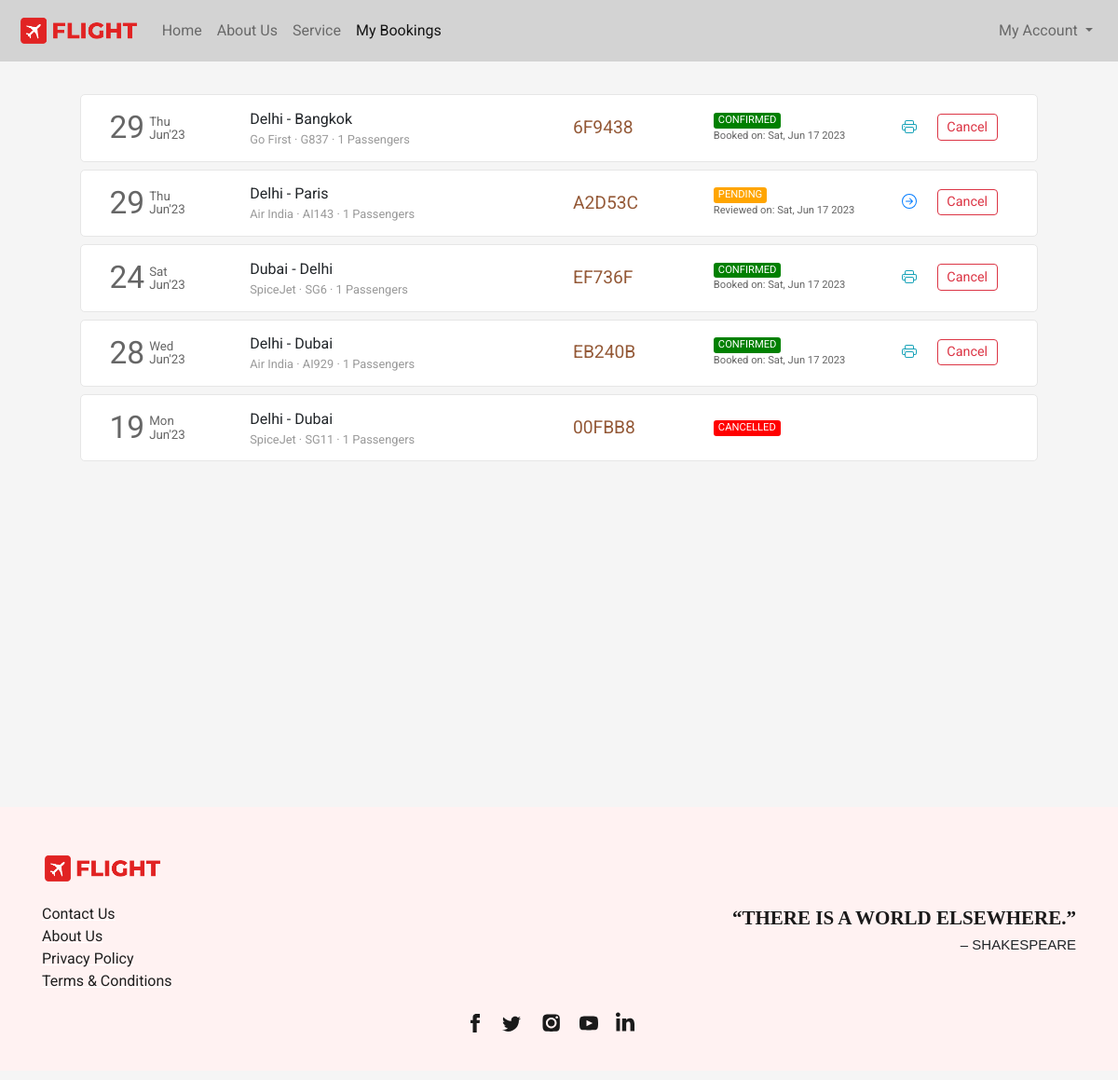
The app's page /flight/bookings (signed in) with its own data.
### flight/models.py (models this page shows, shortened)
class Ticket(models.Model):
    user = models.ForeignKey(User,on_delete=models.CASCADE,related_name="bookings", blank=True, null=True)
    ref_no = models.CharField(max_length=6, unique=True)
    passengers = models.ManyToManyField(Passenger, related_name="flight_tickets")
    flight = models.ForeignKey(Flight, on_delete=models.CASCADE, related_name="tickets", blank=True, null=True)
    flight_ddate = models.DateField(blank=True, null=True)
    flight_adate = models.DateField(blank=True, null=True)
    flight_fare = models.FloatField(blank=True,null=True)
    other_charges = models.FloatField(blank=True,null=True)
    coupon_used = models.CharField(max_length=15,blank=True)
    coupon_discount = models.FloatField(default=0.0)
    total_fare = models.FloatField(blank=True, null=True)
    seat_class = models.CharField(max_length=20, choices=SEAT_CLASS)
    booking_date = models.DateTimeField(default=datetime.now)
    mobile = models.CharField(max_length=20,blank=True)
    email = models.EmailField(max_length=45, blank=True)
    status = models.CharField(max_length=45, choices=TICKET_STATUS)

class Flight(models.Model):
    origin = models.ForeignKey(Place, on_delete=models.CASCADE, related_name="departures")
    destination = models.ForeignKey(Place, on_delete=models.CASCADE, related_name="arrivals")
    depart_time = models.TimeField(auto_now=False, auto_now_add=False)
    depart_day = models.ManyToManyField(Week, related_name="flights_of_the_day")
    duration = models.DurationField(null=True)
    arrival_time = models.TimeField(auto_now=False, auto_now_add=False)
    plane = models.CharField(max_length=24)
    airline = models.CharField(max_length=64)
    economy_fare = models.FloatField(null=True)
    business_fare = models.FloatField(null=True)
    first_fare = models.FloatField(null=True)

class Place(models.Model):
    city = models.CharField(max_length=64)
    airport = models.CharField(max_length=64)
    code = models.CharField(max_length=3)
    country = models.CharField(max_length=64)

### flight/views.py (the view)
# urls.py: path('flight/bookings', views.bookings, name="bookings"),
def bookings(request):
    if request.user.is_authenticated:
        tickets = Ticket.objects.filter(user=request.user).order_by('-booking_date')
        return render(request, 'flight/bookings.html', {
            'page': 'bookings',
            'tickets': tickets
        })
    else:
        return HttpResponseRedirect(reverse('login'))

### flight/templates/flight/bookings.html (shortened to what this page needs)
{% extends 'flight/layout.html' %}
{% load static %}
{% block head %}
    <link rel="stylesheet" href="{% static 'css/bookings_style.css' %}">
{% endblock head %}
{% block body %}
    <section class="section section1">
        <div class="container">
            {% if tickets %}
                {% for ticket in tickets %}
                    <div class="row each-booking-div" id="{{ticket.ref_no}}">
                        <div class="col-2" style="display: flex;">
                            <div style="display: flex; color: #666666; margin-top: auto;">
                                <div>
                                    <span style="font-size: 2.1em;">{{ticket.flight_ddate | date:"d"}}</span>
                                </div>
                                <div style="font-size: smaller; display: flex; margin: auto 0; padding-left: 5px; line-height: 1em;">
                                    <div style="margin: auto;">
                                        <div style="margin-bottom: 1px;">{{ticket.flight_ddate | date:"D"}}</div>
                                        <div style="margin-top: 1px;">{{ticket.flight_ddate | date:"M'y"}}</div>
                                    </div>
                                </div>
                            </div>
                        </div>
                        <div class="col-4 middle-div">
                            <div style="width:100%">
                                <div class="row places-div" style=" display: flex;">
                                    <div style="max-width: 45%;">{{ticket.flight.origin.city}}</div>
                                    <div>&nbsp;-&nbsp;</div>
                                    <div style="max-width: 45%;">{{ticket.flight.destination.city}}</div>
                                </div>
                                <div class="row places-div" style="font-size: .8em; color: #999999; ">
                                    <div style="max-width: 100%;">{{ticket.flight.airline}} &middot; {{ticket.flight.plane}} &middot; {{ticket.passengers.count}} Passengers</div>
                                </div>
                            </div>
                        </div>
                        <div class="col-2 middle-div">
                            <div style="font-size: 1.2em; color: #945937;">{{ticket.ref_no}}</div>
                        </div>
                        <div class="col-2 middle-div">
                            <div>
                                <div class="row status-div">
                                    {% if ticket.status == 'CONFIRMED' %}
                                        <div class="green">{{ticket.status}}</div>
                                    {% endif %}
                                    {% if ticket.status == 'PENDING' %}
                                        <div class="orange">{{ticket.status}}</div>
                                    {% endif %}
                                    {% if ticket.status == 'CANCELLED' %}
                                        <div class="red">{{ticket.status}}</div>
                                    {% endif %}
                                </div>
                                <div class="row booking-date-div" style="font-size: .7em; color: #666;">
                                    {% if ticket.status == 'CONFIRMED' %}
                                        Booked on: {{ticket.booking_date | date:"D, M d Y"}}
                                    {% endif %}
                                    {% if ticket.status == 'PENDING' %}
                                        Reviewed on: {{ticket.booking_date | date:"D, M d Y"}}
                                    {% endif %}
                                </div>
                            </div>
                        </div>
                        <div class="col-2 last-div">
                            <div>
                                <div class="ticket-action-div">
                                    {% if ticket.status == 'CONFIRMED' %}
                                        <form action="{% url 'getticket' %}" method="get" target="_blank">
                                            <button type="submit" class="btn btn-outline-info btnp pbtn">
                                            </button>
                                        </form>
                                        <button class="btn btn-outline-danger btnp cbtn"  data-ref="{{ticket.ref_no}}" onclick="popup(this)">Cancel</button>
                                    {% endif %}
                                    {% if ticket.status == 'PENDING' %}
                                        <form action="{% url 'resumebooking' %}" method="POST">
                                            <button type="submit" class="btn btn-outline-primary btnp rbtn">
                                            </button>
                                        </form>
                                        <button type="button" class="btn btn-outline-danger btnp cbtn" data-ref="{{ticket.ref_no}}" onclick="popup(this)">Cancel</button>
                                    {% endif %}
                                </div>
                            </div>
                        </div>
                    </div>
                {% endfor %}
            {% endif %}
        </div>
    </section>
{% endblock %}

### flight/templates/flight/layout.html (shortened to what this page needs)
{% load static %}
<!DOCTYPE html>
<html lang="en">
<head>
  <link rel="stylesheet" href="https://stackpath.bootstrapcdn.com/bootstrap/4.4.1/css/bootstrap.min.css">
  <link rel="stylesheet" href="https://use.typekit.net/cav5lva.css">
  <link rel="stylesheet" href="{% static 'css/layout_style.css' %}">
  {% block head %}
  {% endblock %}
</head>
<body>
  <div class="container-fluid">
    <nav class="navbar navbar-expand-lg navbar-light" style="background-color:lightGray">
      <a class="navbar-brand" href="{% url 'index' %}">
          <img src="{% static 'img/icon_logo.png' %}" height="34" alt="">
      </a>
      <div class="collapse navbar-collapse" id="navbarSupportedContent">
        <ul class="navbar-nav mr-auto">
          <li class="nav-item {% if not page %}active{% endif %}">
            <a class="nav-link" href="{% url 'index' %}">Home</a>
          </li>
          <li class="nav-item {% if not page %}active{% endif %}">
            <a class="nav-link" href="{% url 'aboutus' %}">About Us</a>
          </li>
          <li class="nav-item {% if not page %}active{% endif %}">
            <a class="nav-link" href="{% url 'service' %}">Service</a>
          </li>
          <li class="nav-item {% if page == 'bookings' %}active{% endif %}">
            <a class="nav-link" href="{% url 'bookings' %}">My Bookings</a>
          </li>
        </ul>
        <ul class="navbar-nav">
          {% if not user.is_authenticated %}
            <li class="nav-item">
              <button class="btn btn-outline-danger" style="border-radius: 25rem;" onclick="window.location.href = '/login';">
                <svg width="1.1em" height="1.1em" viewBox="0 1.5 16 16" class="bi bi-person-fill" fill="currentColor" xmlns="http://www.w3.org/2000/svg">
                  <path fill-rule="evenodd" d="M3 14s-1 0-1-1 1-4 6-4 6 3 6 4-1 1-1 1H3zm5-6a3 3 0 1 0 0-6 3 3 0 0 0 0 6z"/>
                </svg>
                Login
              </button>
            </li>
          {% else %}
            <li class="nav-item dropdown my-account">
              <a class="nav-link dropdown-toggle" href="#" id="navbarDropdown" role="button" data-toggle="dropdown" aria-haspopup="true" aria-expanded="false">
                My Account
              </a>
            </li>
          {% endif %}
        </ul>
      </div>
    </nav>
    <main>
      {% block body %}{% endblock %}
    </main>
    <footer>
      <div class="container">
        <div>
          <div class="logo-container">
            <img src="{% static 'img/icon_logo.png' %}">
          </div>
          <div class="footer-content">
            <div class="links-container">
              <div>
                <ul class="link-list">
                  <li class="list-item"><a class="footer-links" href="{% url 'contact' %}">Contact Us</a></li>
                  <li class="list-item"><a class="footer-links" href="{% url 'aboutus' %}">About Us</a></li>
                  <li class="list-item"><a class="footer-links" href="{% url 'privacypolicy' %}">Privacy Policy</a></li>
                  <li class="list-item"><a class="footer-links" href="{% url 'termsandconditions' %}">Terms &amp; Conditions</a></li>
                </ul>
              </div>
            </div>
            <div class="quote-container">
              <div class="quote">“THERE IS A WORLD ELSEWHERE.”</div>
              <div class="quote-by">– SHAKESPEARE</div>
            </div>
          </div>
          <div class="social-links">
            <div class="social-icons">
              <a href="https://www.facebook.com/" class="social-icon">
              </a>
              <a href="https://twitter.com/" class="social-icon">
              </a>
              <a href="https://www.instagram.com/" class="social-icon">
              </a>
              <a href="https://www.youtube.com/" class="social-icon">
              </a>
              <a href="https://www.linkedin.com/in/anuj-soni-59ba961ba/" class="social-icon">
              </a>
            </div>
          </div>
        </div>
      </div>
    </footer>
  </div>
</body>
</html>

### flight/static/css/layout_style.css (style rules this page uses)
body { margin: 0px; padding: 0px; font-family: "Rubik", sans-serif; font-weight: normal; font-style: normal; min-width: 250px; background-color: rgb(252, 252, 252); }
.container-fluid { padding-left: 0px; padding-right: 0px; }
.navbar { padding: .7rem 1.2rem; background-color: #fff; transition-duration: .2s; }
.section { background-size: cover; background-position: center; background-repeat: no-repeat; padding: 30px 50px; min-height: 100vh; }
footer { background-color: rgb(255,242,242); margin-top: 0px; padding-top: 1px; }
footer .container > div { font-family: Barlow, sans-serif; margin: 48px 0px 10px; flex-shrink: 0; max-width: 100%; overflow: hidden; }
.footer-content { padding-top: 20px; display: flex; -webkit-box-pack: justify; justify-content: space-between; }
.links-container { text-align: left; flex-direction: row; display: flex; }
.quote-container { text-align: right; }
.logo-container img { width: 130px; }
.links-container > div { flex: 1 0 0px; }
.links-container > div ul { padding-inline-start: 0px; margin-block-start: 0px; margin-block-end: 0px; list-style-type: none; margin-right: 50px; }
.footer-links { white-space: nowrap; color: rgb(31, 31, 31); text-decoration: underline solid rgb(255, 255, 255); transition: all 0.1s ease 0s; }
.quote-container .quote { font-family: utopia-std, serif; text-align: center; color: rgb(26, 26, 26); max-width: 500px; margin: auto; font-size: 21px; font-weight: 600; line-height: 1.6; }
.quote-container .quote-by { font-family: sans-serif; font-size: 15px; }
.social-icons { list-style-type: none; display: flex; margin: 0px auto; padding: 20px 0px; width: 100%; max-width: 200px; justify-content: space-evenly; }
.social-icons a { height: 44px; width: 44px; }

### flight/static/css/bookings_style.css (style rules this page uses)
* { font-family: 'Roboto', sans-serif; }
body { background-color: #f5f5f5; word-wrap: break-word; }
.container { cursor: pointer; }
.each-booking-div { width: 96%; margin: 5px auto 8px auto; transition-duration: .4s; padding: 10px 15px; background-color: #fff; border: 1px solid #e6e6e6; border-radius: 5px; }
.btnp { padding: .15rem .6rem; font-size: .9em; margin-top: 3px; margin-bottom: 5px; }
.each-booking-div > div { display: flex; overflow: auto; }
.each-booking-div > div > div { margin-top: auto; margin-bottom: auto; width: 100%; }
.green, .red, .orange { border-radius: 3px; color: white; padding-left: 5px; padding-right: 5px; font-size: .7em; }
.green { background-color: green; }
.red { background-color: red; }
.orange { background-color: orange; }
.ticket-action-div { display: flex; justify-content: space-evenly; }
.pbtn, .rbtn { border: 0; }

### flight/templates/flight/layout.html (style rules this page uses)
body { background-color:white; }

### records on screen
Ticket: flight_ddate "29", flight_ddate "Thu", flight_ddate "Jun'23", flight.origin.city "Delhi", flight.destination.city "Bangkok", flight.airline "Go First", flight.plane "G837", passengers.count "1", ref_no "6F9438", status "CONFIRMED", booking_date "Sat, Jun 17 2023"
Ticket: flight_ddate "29", flight_ddate "Thu", flight_ddate "Jun'23", flight.origin.city "Delhi", flight.destination.city "Paris", flight.airline "Air India", flight.plane "AI143", passengers.count "1", ref_no "A2D53C", status "PENDING", booking_date "Sat, Jun 17 2023"
Ticket: flight_ddate "24", flight_ddate "Sat", flight_ddate "Jun'23", flight.origin.city "Dubai", flight.destination.city "Delhi", flight.airline "SpiceJet", flight.plane "SG6", passengers.count "1", ref_no "EF736F", status "CONFIRMED", booking_date "Sat, Jun 17 2023"
Ticket: flight_ddate "28", flight_ddate "Wed", flight_ddate "Jun'23", flight.origin.city "Delhi", flight.destination.city "Dubai", flight.airline "Air India", flight.plane "AI929", passengers.count "1", ref_no "EB240B", status "CONFIRMED", booking_date "Sat, Jun 17 2023"
Ticket: flight_ddate "19", flight_ddate "Mon", flight_ddate "Jun'23", flight.origin.city "Delhi", flight.destination.city "Dubai", flight.airline "SpiceJet", flight.plane "SG11", passengers.count "1", ref_no "00FBB8", status "CANCELLED"
